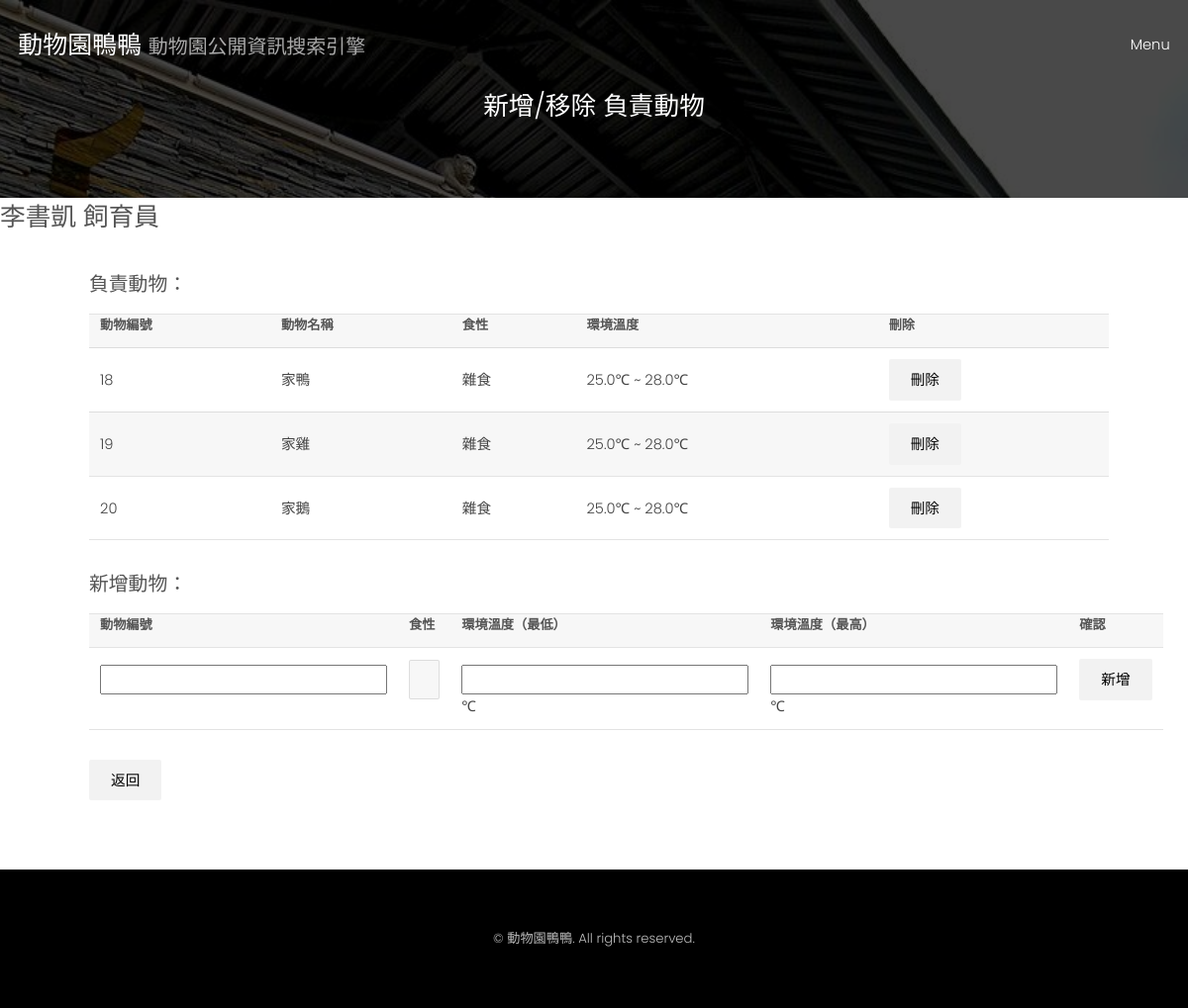
The app's page /search/zookeeper/1/modify_animal/ (signed in), older data.
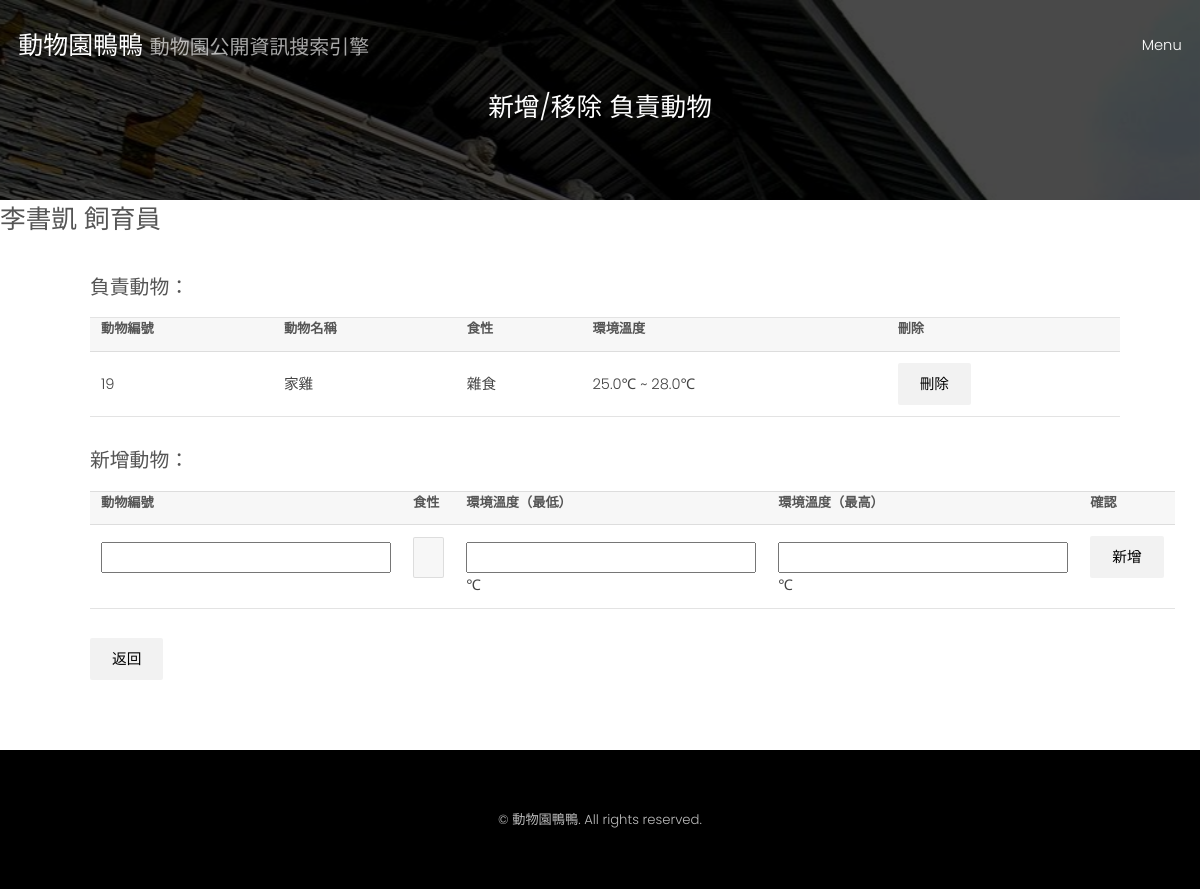
The same page, newer data.
### zoo_info/models.py (models this page shows)
class Zookeeper(models.Model):
    keeper_id = models.IntegerField(primary_key = True)
    name = models.CharField(max_length = 30)
    join_time = models.IntegerField()
    area_id = models.ForeignKey(Area, on_delete = models.CASCADE)
    birth = models.IntegerField()

class Feed(models.Model):
    animal_id = models.ForeignKey(Animal, on_delete = models.CASCADE)
    keeper_id = models.ForeignKey(Zookeeper, on_delete = models.CASCADE)
    food = models.CharField(max_length = 30)
    temperature_low = models.FloatField()
    temperature_high = models.FloatField()

class Animal(models.Model):
    animal_id = models.IntegerField(primary_key = True)
    scientific_id = models.CharField(max_length = 30)
    animal_name = models.CharField(max_length = 30)
    category = models.CharField(max_length = 30)
    conservation = models.CharField(max_length = 30)
    h_id = models.ForeignKey(Habitat, on_delete = models.CASCADE)
    area_id = models.ForeignKey(Area, on_delete = models.CASCADE)
    image = models.ImageField(blank = True, upload_to = "static/images/zoo_info")

### zoo_info/views.py (the view, shortened to what this page needs)
# urls.py: path('search/zookeeper/<int:keeper_id>/modify_animal/', superuser_zookeeper_modify_animal),
@user_passes_test(lambda u: u.is_superuser)
def superuser_zookeeper_modify_animal(request, keeper_id):
    title = "新增/移除 負責動物"
    the_zookeeper = Zookeeper.objects.get(keeper_id = keeper_id)
    feeds = Feed.objects.filter(keeper_id = keeper_id)
    return render(request, 'zoo_info/superuser/zookeeper_modify_animal.html', locals())

### templates/zoo_info/superuser/zookeeper_modify_animal.html (shortened to what this page needs)
{% extends 'base.html' %}
{% block content %}
{%include 'base_search.html'%}
<h2>{{the_zookeeper.name}} 飼育員</h2>
    <div id = "display_format">
        <H3>負責動物：</H3>
        <table>
            <tr>
                <th>動物編號</th>
                <th>動物名稱</th>
                <th>食性</th>
                <th>環境溫度</th>
                <th>刪除</th>
            </tr>
            {% for feed in feeds%}
                <tr>
                    <td>{{feed.animal_id.animal_id}}</td>
                    <td>{{feed.animal_id.animal_name}}</td>
                    <td>{{feed.food}}</td>
                    <td>{{feed.temperature_low}}&#8451 ~ {{feed.temperature_high}}&#8451</td>
                    <form method="POST"> {%csrf_token%}
                        <td><input type = 'submit' name = {{feed.id}} value = '刪除'></td>
                    </form>
                </tr>
            {%endfor%}
        </table>
        <H3>新增動物：</H3>
        <table>
            <tr>
                <th>動物編號</th>
                <th>食性</th>
                <th>環境溫度（最低）</th>
                <th>環境溫度（最高）</th>
                <th>確認</th>
            </tr>
            <form method="POST"> {%csrf_token%}
            <tr>
                <td><input type = 'number' name = 'a_id'></td>
                <td><select name = "food">
                    　<option value="草食">草食</option>
                    </select></td>
                <td><input type = 'number' step = 0.1 name = 'temp_low'>&#8451</td>
                <td><input type = 'number' step = 0.1 name = 'temp_high'>&#8451</td>
                <td><input type = 'submit' name = 'add_feed' value = '新增'></td>
            </tr>
        </table>
        <form>
            <input type ="button" onclick="javascript:location.href='../'" value="返回"></input>
        </form>
        </div>
{% endblock %}

### templates/base.html (shortened to what this page needs)
<!DOCTYPE html>
{%load static%}
<head>
    <link rel= stylesheet href="{%static 'assets/css/main.css'%}">
</head>
<body>
        <header id="header" class="alt">
            <div class="logo"><a href="/">動物園鴨鴨 <span>動物園公開資訊搜索引擎</span></a></div>
            <a href="#menu">Menu</a>
        </header>
        {% block content %}
        {% endblock %}
    <footer id="footer">
        <div class="copyright">
            &copy; 動物園鴨鴨. All rights reserved.
        </div>
    </footer>
</body>

### templates/base_search.html
{% block content %}
<section id="One" class="wrapper style3">
    <div class="inner">
        <header class="align-center">
            <h2>{{title}}</h2>
        </header>
    </div>
</section>
{% endblock %}

Row changes from the older to the newer data that the page shows:
removed Feed: animal_id.animal_id "18", animal_id.animal_name "家鴨", food "雜食", temperature_low "25.0", temperature_high "28.0"
removed Feed: animal_id.animal_id "20", animal_id.animal_name "家鵝", food "雜食", temperature_low "25.0", temperature_high "28.0"
